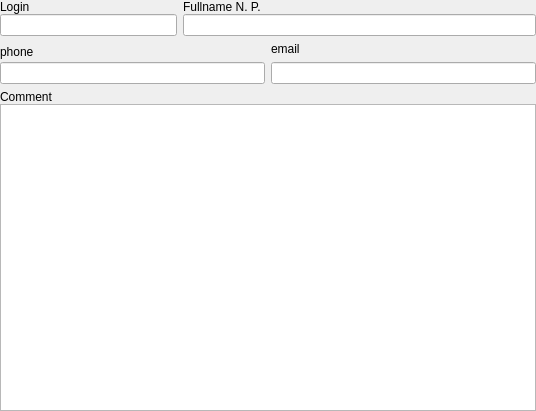
<?xml version="1.0" encoding="UTF-8"?>
<ui version="4.0">
 <class>TeacherFrame</class>
 <widget class="QFrame" name="TeacherFrame">
  <property name="geometry">
   <rect>
    <x>0</x>
    <y>0</y>
    <width>536</width>
    <height>411</height>
   </rect>
  </property>
  <property name="windowTitle">
   <string>Frame</string>
  </property>
  <layout class="QVBoxLayout" name="verticalLayout">
   <property name="leftMargin">
    <number>0</number>
   </property>
   <property name="topMargin">
    <number>0</number>
   </property>
   <property name="rightMargin">
    <number>0</number>
   </property>
   <property name="bottomMargin">
    <number>0</number>
   </property>
   <item>
    <layout class="QHBoxLayout" name="lay_line1" stretch="1,2">
     <item>
      <layout class="QVBoxLayout" name="lay_login">
       <property name="spacing">
        <number>0</number>
       </property>
       <item>
        <widget class="QLabel" name="login_lbl">
         <property name="text">
          <string>Login</string>
         </property>
        </widget>
       </item>
       <item>
        <widget class="QLineEdit" name="login_edt"/>
       </item>
      </layout>
     </item>
     <item>
      <layout class="QVBoxLayout" name="lay_fio">
       <property name="spacing">
        <number>0</number>
       </property>
       <item>
        <widget class="QLabel" name="fio_lbl">
         <property name="text">
          <string>Fullname N. P.</string>
         </property>
        </widget>
       </item>
       <item>
        <widget class="QLineEdit" name="fio_edt"/>
       </item>
      </layout>
     </item>
    </layout>
   </item>
   <item>
    <layout class="QHBoxLayout" name="lay_line2">
     <item>
      <layout class="QVBoxLayout" name="lay_phone">
       <property name="spacing">
        <number>0</number>
       </property>
       <item>
        <widget class="QLabel" name="phone_lbl">
         <property name="text">
          <string>phone</string>
         </property>
        </widget>
       </item>
       <item>
        <widget class="QLineEdit" name="phone_edt"/>
       </item>
      </layout>
     </item>
     <item>
      <layout class="QVBoxLayout" name="lay_email">
       <item>
        <widget class="QLabel" name="email_lbl">
         <property name="text">
          <string>email</string>
         </property>
        </widget>
       </item>
       <item>
        <widget class="QLineEdit" name="email_edt"/>
       </item>
      </layout>
     </item>
    </layout>
   </item>
   <item>
    <layout class="QVBoxLayout" name="lay_comment">
     <property name="spacing">
      <number>0</number>
     </property>
     <item>
      <widget class="QLabel" name="comment_lbl">
       <property name="text">
        <string>Comment</string>
       </property>
      </widget>
     </item>
     <item>
      <widget class="QTextEdit" name="comment_edt"/>
     </item>
    </layout>
   </item>
  </layout>
 </widget>
 <resources/>
 <connections/>
</ui>
